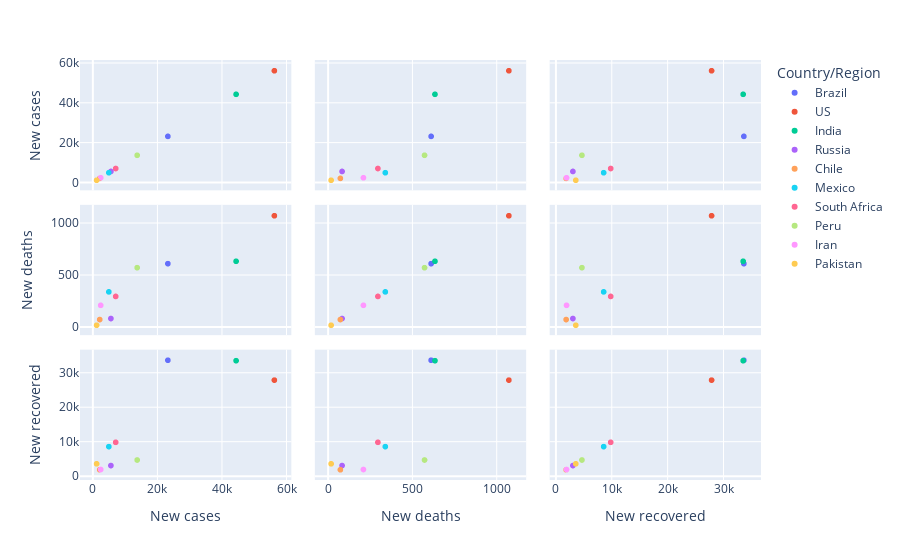

The cell this chart's notebook holds for it:
### Markdown cell above
Scatter matrix of new cases, new deaths and new recovery.

### Code cell
#scatter matrix of new cases, new deaths and new recovery.
fig = px.scatter_matrix(df.head(10), dimensions = ["New cases","New deaths","New recovered"], color = "Country/Region")
fig

### Figure 1 — Plotly figure (JSON) as saved in the notebook; plotly's stock layout.template omitted (floating-point values rounded to 4 significant figures)
{"data": [{"dimensions": [{"axis": {"matches": true}, "label": "New cases", "values": [23284]}, {"axis": {"matches": true}, "label": "New deaths", "values": [614]}, {"axis": {"matches": true}, "label": "New recovered", "values": [33728]}], "hovertemplate": "Country/Region=Brazil<br>%{xaxis.title.text}=%{x}<br>%{yaxis.title.text}=%{y}<extra></extra>", "legendgroup": "Brazil", "marker": {"color": "#636efa", "symbol": "circle"}, "name": "Brazil", "showlegend": true, "type": "splom"}, {"dimensions": [{"axis": {"matches": true}, "label": "New cases", "values": [56336]}, {"axis": {"matches": true}, "label": "New deaths", "values": [1076]}, {"axis": {"matches": true}, "label": "New recovered", "values": [27941]}], "hovertemplate": "Country/Region=US<br>%{xaxis.title.text}=%{x}<br>%{yaxis.title.text}=%{y}<extra></extra>", "legendgroup": "US", "marker": {"color": "#EF553B", "symbol": "circle"}, "name": "US", "showlegend": true, "type": "splom"}, {"dimensions": [{"axis": {"matches": true}, "label": "New cases", "values": [44457]}, {"axis": {"matches": true}, "label": "New deaths", "values": [637]}, {"axis": {"matches": true}, "label": "New recovered", "values": [33598]}], "hovertemplate": "Country/Region=India<br>%{xaxis.title.text}=%{x}<br>%{yaxis.title.text}=%{y}<extra></extra>", "legendgroup": "India", "marker": {"color": "#00cc96", "symbol": "circle"}, "name": "India", "showlegend": true, "type": "splom"}, {"dimensions": [{"axis": {"matches": true}, "label": "New cases", "values": [5607]}, {"axis": {"matches": true}, "label": "New deaths", "values": [85]}, {"axis": {"matches": true}, "label": "New recovered", "values": [3077]}], "hovertemplate": "Country/Region=Russia<br>%{xaxis.title.text}=%{x}<br>%{yaxis.title.text}=%{y}<extra></extra>", "legendgroup": "Russia", "marker": {"color": "#ab63fa", "symbol": "circle"}, "name": "Russia", "showlegend": true, "type": "splom"}, {"dimensions": [{"axis": {"matches": true}, "label": "New cases", "values": [2133]}, {"axis": {"matches": true}, "label": "New deaths", "values": [75]}, {"axis": {"matches": true}, "label": "New recovered", "values": [1859]}], "hovertemplate": "Country/Region=Chile<br>%{xaxis.title.text}=%{x}<br>%{yaxis.title.text}=%{y}<extra></extra>", "legendgroup": "Chile", "marker": {"color": "#FFA15A", "symbol": "circle"}, "name": "Chile", "showlegend": true, "type": "splom"}, {"dimensions": [{"axis": {"matches": true}, "label": "New cases", "values": [4973]}, {"axis": {"matches": true}, "label": "New deaths", "values": [342]}, {"axis": {"matches": true}, "label": "New recovered", "values": [8588]}], "hovertemplate": "Country/Region=Mexico<br>%{xaxis.title.text}=%{x}<br>%{yaxis.title.text}=%{y}<extra></extra>", "legendgroup": "Mexico", "marker": {"color": "#19d3f3", "symbol": "circle"}, "name": "Mexico", "showlegend": true, "type": "splom"}, {"dimensions": [{"axis": {"matches": true}, "label": "New cases", "values": [7096]}, {"axis": {"matches": true}, "label": "New deaths", "values": [298]}, {"axis": {"matches": true}, "label": "New recovered", "values": [9848]}], "hovertemplate": "Country/Region=South Africa<br>%{xaxis.title.text}=%{x}<br>%{yaxis.title.text}=%{y}<extra></extra>", "legendgroup": "South Africa", "marker": {"color": "#FF6692", "symbol": "circle"}, "name": "South Africa", "showlegend": true, "type": "splom"}, {"dimensions": [{"axis": {"matches": true}, "label": "New cases", "values": [13756]}, {"axis": {"matches": true}, "label": "New deaths", "values": [575]}, {"axis": {"matches": true}, "label": "New recovered", "values": [4697]}], "hovertemplate": "Country/Region=Peru<br>%{xaxis.title.text}=%{x}<br>%{yaxis.title.text}=%{y}<extra></extra>", "legendgroup": "Peru", "marker": {"color": "#B6E880", "symbol": "circle"}, "name": "Peru", "showlegend": true, "type": "splom"}, {"dimensions": [{"axis": {"matches": true}, "label": "New cases", "values": [2434]}, {"axis": {"matches": true}, "label": "New deaths", "values": [212]}, {"axis": {"matches": true}, "label": "New recovered", "values": [1931]}], "hovertemplate": "Country/Region=Iran<br>%{xaxis.title.text}=%{x}<br>%{yaxis.title.text}=%{y}<extra></extra>", "legendgroup": "Iran", "marker": {"color": "#FF97FF", "symbol": "circle"}, "name": "Iran", "showlegend": true, "type": "splom"}, {"dimensions": [{"axis": {"matches": true}, "label": "New cases", "values": [1176]}, {"axis": {"matches": true}, "label": "New deaths", "values": [20]}, {"axis": {"matches": true}, "label": "New recovered", "values": [3592]}], "hovertemplate": "Country/Region=Pakistan<br>%{xaxis.title.text}=%{x}<br>%{yaxis.title.text}=%{y}<extra></extra>", "legendgroup": "Pakistan", "marker": {"color": "#FECB52", "symbol": "circle"}, "name": "Pakistan", "showlegend": true, "type": "splom"}], "layout": {"dragmode": "select", "legend": {"title": {"text": "Country/Region"}, "tracegroupgap": 0}, "margin": {"t": 60}}}
